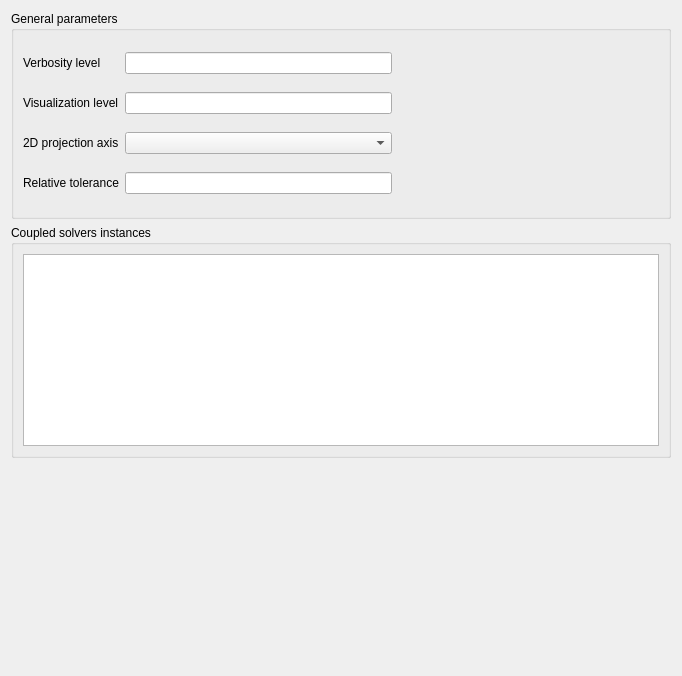
<?xml version="1.0" encoding="UTF-8"?>
<ui version="4.0">
 <class>ConjugateHeatTransferForm</class>
 <widget class="QWidget" name="ConjugateHeatTransferForm">
  <property name="geometry">
   <rect>
    <x>0</x>
    <y>0</y>
    <width>682</width>
    <height>676</height>
   </rect>
  </property>
  <property name="windowTitle">
   <string>Form</string>
  </property>
  <layout class="QVBoxLayout" name="verticalLayout_2">
   <item>
    <widget class="QGroupBox" name="groupBoxSyrthesGeneral">
     <property name="sizePolicy">
      <sizepolicy hsizetype="Preferred" vsizetype="MinimumExpanding">
       <horstretch>0</horstretch>
       <verstretch>0</verstretch>
      </sizepolicy>
     </property>
     <property name="title">
      <string>General parameters</string>
     </property>
     <layout class="QGridLayout" name="gridLayout">
      <item row="0" column="1">
       <widget class="QLineEdit" name="lineEditVerbosity"/>
      </item>
      <item row="0" column="2">
       <spacer name="horizontalSpacer">
        <property name="orientation">
         <enum>Qt::Horizontal</enum>
        </property>
        <property name="sizeHint" stdset="0">
         <size>
          <width>40</width>
          <height>20</height>
         </size>
        </property>
       </spacer>
      </item>
      <item row="0" column="0">
       <widget class="QLabel" name="label">
        <property name="sizePolicy">
         <sizepolicy hsizetype="Maximum" vsizetype="Preferred">
          <horstretch>0</horstretch>
          <verstretch>0</verstretch>
         </sizepolicy>
        </property>
        <property name="text">
         <string>Verbosity level</string>
        </property>
       </widget>
      </item>
      <item row="2" column="0">
       <widget class="QLabel" name="label_2">
        <property name="sizePolicy">
         <sizepolicy hsizetype="Maximum" vsizetype="Preferred">
          <horstretch>0</horstretch>
          <verstretch>0</verstretch>
         </sizepolicy>
        </property>
        <property name="text">
         <string>2D projection axis</string>
        </property>
       </widget>
      </item>
      <item row="2" column="1">
       <widget class="QComboBox" name="comboBoxProjectionAxis"/>
      </item>
      <item row="2" column="2">
       <spacer name="horizontalSpacer_2">
        <property name="orientation">
         <enum>Qt::Horizontal</enum>
        </property>
        <property name="sizeHint" stdset="0">
         <size>
          <width>227</width>
          <height>20</height>
         </size>
        </property>
       </spacer>
      </item>
      <item row="4" column="0">
       <widget class="QLabel" name="label_4">
        <property name="text">
         <string>Relative tolerance</string>
        </property>
       </widget>
      </item>
      <item row="4" column="1">
       <widget class="QLineEdit" name="lineEditTolerance"/>
      </item>
      <item row="4" column="2">
       <spacer name="horizontalSpacer_4">
        <property name="orientation">
         <enum>Qt::Horizontal</enum>
        </property>
        <property name="sizeHint" stdset="0">
         <size>
          <width>40</width>
          <height>20</height>
         </size>
        </property>
       </spacer>
      </item>
      <item row="1" column="0">
       <widget class="QLabel" name="label_3">
        <property name="sizePolicy">
         <sizepolicy hsizetype="Maximum" vsizetype="Preferred">
          <horstretch>0</horstretch>
          <verstretch>0</verstretch>
         </sizepolicy>
        </property>
        <property name="text">
         <string>Visualization level</string>
        </property>
        <property name="scaledContents">
         <bool>false</bool>
        </property>
       </widget>
      </item>
      <item row="1" column="1">
       <widget class="QLineEdit" name="lineEditVisualization"/>
      </item>
      <item row="1" column="2">
       <spacer name="horizontalSpacer_3">
        <property name="orientation">
         <enum>Qt::Horizontal</enum>
        </property>
        <property name="sizeHint" stdset="0">
         <size>
          <width>141</width>
          <height>20</height>
         </size>
        </property>
       </spacer>
      </item>
     </layout>
    </widget>
   </item>
   <item>
    <widget class="QGroupBox" name="groupBoxSyrthesInstances">
     <property name="title">
      <string>Coupled solvers instances</string>
     </property>
     <layout class="QGridLayout" name="gridLayout_2">
      <item row="0" column="0">
       <widget class="QTableView" name="tableViewSyrthes">
        <property name="toolTip">
         <string>&lt;html&gt;&lt;head/&gt;&lt;body&gt;&lt;p&gt;&lt;br/&gt;&lt;/p&gt;&lt;/body&gt;&lt;/html&gt;
             </string>
        </property>
       </widget>
      </item>
     </layout>
    </widget>
   </item>
   <item>
    <spacer name="verticalSpacer">
     <property name="orientation">
      <enum>Qt::Vertical</enum>
     </property>
     <property name="sizeHint" stdset="0">
      <size>
       <width>20</width>
       <height>0</height>
      </size>
     </property>
    </spacer>
   </item>
  </layout>
 </widget>
 <resources>
  <include location="resources_pages.qrc"/>
 </resources>
 <connections/>
</ui>
